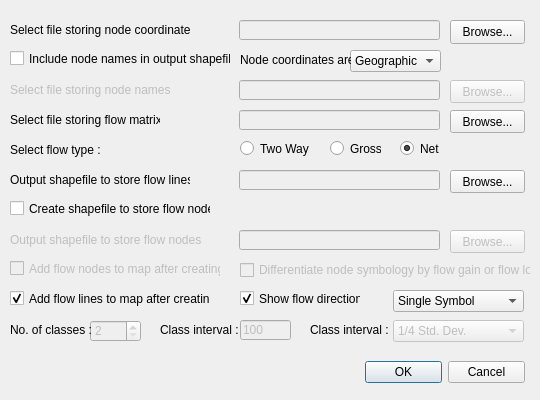
<?xml version="1.0" encoding="UTF-8"?>
<ui version="4.0">
 <class>FlowMapper</class>
 <widget class="QDialog" name="FlowMapper">
  <property name="windowModality">
   <enum>Qt::NonModal</enum>
  </property>
  <property name="geometry">
   <rect>
    <x>0</x>
    <y>0</y>
    <width>540</width>
    <height>400</height>
   </rect>
  </property>
  <property name="minimumSize">
   <size>
    <width>540</width>
    <height>400</height>
   </size>
  </property>
  <property name="maximumSize">
   <size>
    <width>540</width>
    <height>400</height>
   </size>
  </property>
  <property name="windowTitle">
   <string>Generate flow lines and nodes</string>
  </property>
  <property name="windowIcon">
   <iconset resource="resources.qrc">
    <normaloff>:/plugins/flowmapper/icon.png</normaloff>:/plugins/flowmapper/icon.png</iconset>
  </property>
  <property name="modal">
   <bool>false</bool>
  </property>
  <widget class="QDialogButtonBox" name="buttonBox">
   <property name="enabled">
    <bool>true</bool>
   </property>
   <property name="geometry">
    <rect>
     <x>365</x>
     <y>360</y>
     <width>160</width>
     <height>25</height>
    </rect>
   </property>
   <property name="orientation">
    <enum>Qt::Horizontal</enum>
   </property>
   <property name="standardButtons">
    <set>QDialogButtonBox::Cancel|QDialogButtonBox::Ok</set>
   </property>
   <property name="centerButtons">
    <bool>false</bool>
   </property>
  </widget>
  <widget class="QLineEdit" name="BrowseShapeLineEdit">
   <property name="enabled">
    <bool>false</bool>
   </property>
   <property name="geometry">
    <rect>
     <x>239</x>
     <y>170</y>
     <width>201</width>
     <height>20</height>
    </rect>
   </property>
   <property name="text">
    <string/>
   </property>
  </widget>
  <widget class="QPushButton" name="BrowseShape">
   <property name="geometry">
    <rect>
     <x>450</x>
     <y>170</y>
     <width>75</width>
     <height>23</height>
    </rect>
   </property>
   <property name="text">
    <string>Browse...</string>
   </property>
  </widget>
  <widget class="QLineEdit" name="BrowseNodesLineEdit">
   <property name="enabled">
    <bool>false</bool>
   </property>
   <property name="geometry">
    <rect>
     <x>239</x>
     <y>20</y>
     <width>201</width>
     <height>20</height>
    </rect>
   </property>
   <property name="text">
    <string/>
   </property>
  </widget>
  <widget class="QPushButton" name="BrowseNodes">
   <property name="geometry">
    <rect>
     <x>450</x>
     <y>20</y>
     <width>75</width>
     <height>24</height>
    </rect>
   </property>
   <property name="text">
    <string>Browse...</string>
   </property>
  </widget>
  <widget class="QLabel" name="label_02">
   <property name="geometry">
    <rect>
     <x>10</x>
     <y>110</y>
     <width>150</width>
     <height>20</height>
    </rect>
   </property>
   <property name="text">
    <string>Select file storing flow matrix :</string>
   </property>
  </widget>
  <widget class="QLabel" name="label_01">
   <property name="geometry">
    <rect>
     <x>10</x>
     <y>20</y>
     <width>180</width>
     <height>20</height>
    </rect>
   </property>
   <property name="text">
    <string>Select file storing node coordinates :</string>
   </property>
  </widget>
  <widget class="QLineEdit" name="BrowseMatrixLineEdit">
   <property name="enabled">
    <bool>false</bool>
   </property>
   <property name="geometry">
    <rect>
     <x>239</x>
     <y>110</y>
     <width>201</width>
     <height>20</height>
    </rect>
   </property>
   <property name="text">
    <string/>
   </property>
  </widget>
  <widget class="QPushButton" name="BrowseMatrix">
   <property name="geometry">
    <rect>
     <x>450</x>
     <y>110</y>
     <width>75</width>
     <height>23</height>
    </rect>
   </property>
   <property name="text">
    <string>Browse...</string>
   </property>
  </widget>
  <widget class="QLabel" name="label_04">
   <property name="geometry">
    <rect>
     <x>10</x>
     <y>170</y>
     <width>180</width>
     <height>20</height>
    </rect>
   </property>
   <property name="text">
    <string>Output shapefile to store flow lines :</string>
   </property>
  </widget>
  <widget class="QLabel" name="label_03">
   <property name="geometry">
    <rect>
     <x>10</x>
     <y>140</y>
     <width>101</width>
     <height>20</height>
    </rect>
   </property>
   <property name="text">
    <string>Select flow type :</string>
   </property>
  </widget>
  <widget class="QRadioButton" name="NetRadioButton">
   <property name="geometry">
    <rect>
     <x>400</x>
     <y>140</y>
     <width>41</width>
     <height>17</height>
    </rect>
   </property>
   <property name="text">
    <string>Net</string>
   </property>
   <property name="checked">
    <bool>true</bool>
   </property>
  </widget>
  <widget class="QRadioButton" name="GrossRadioButton">
   <property name="geometry">
    <rect>
     <x>330</x>
     <y>140</y>
     <width>51</width>
     <height>17</height>
    </rect>
   </property>
   <property name="text">
    <string>Gross</string>
   </property>
  </widget>
  <widget class="QRadioButton" name="TwowayRadioButton">
   <property name="geometry">
    <rect>
     <x>240</x>
     <y>140</y>
     <width>71</width>
     <height>17</height>
    </rect>
   </property>
   <property name="text">
    <string>Two Way</string>
   </property>
   <property name="checkable">
    <bool>true</bool>
   </property>
   <property name="checked">
    <bool>false</bool>
   </property>
  </widget>
  <widget class="QComboBox" name="comboBox">
   <property name="geometry">
    <rect>
     <x>350</x>
     <y>50</y>
     <width>91</width>
     <height>22</height>
    </rect>
   </property>
   <item>
    <property name="text">
     <string>Geographic</string>
    </property>
   </item>
   <item>
    <property name="text">
     <string>Cartesian</string>
    </property>
   </item>
  </widget>
  <widget class="QLabel" name="label_5">
   <property name="geometry">
    <rect>
     <x>240</x>
     <y>50</y>
     <width>111</width>
     <height>20</height>
    </rect>
   </property>
   <property name="text">
    <string>Node coordinates are</string>
   </property>
  </widget>
  <widget class="QCheckBox" name="Add2MapcheckBox">
   <property name="enabled">
    <bool>true</bool>
   </property>
   <property name="geometry">
    <rect>
     <x>10</x>
     <y>290</y>
     <width>201</width>
     <height>17</height>
    </rect>
   </property>
   <property name="text">
    <string>Add flow lines to map after creating</string>
   </property>
   <property name="checked">
    <bool>true</bool>
   </property>
  </widget>
  <widget class="QComboBox" name="comboBoxSelectSymbology">
   <property name="enabled">
    <bool>true</bool>
   </property>
   <property name="geometry">
    <rect>
     <x>393</x>
     <y>290</y>
     <width>131</width>
     <height>22</height>
    </rect>
   </property>
   <item>
    <property name="text">
     <string>Single Symbol</string>
    </property>
   </item>
   <item>
    <property name="text">
     <string>Equal Size Classes</string>
    </property>
   </item>
   <item>
    <property name="text">
     <string>Equal Interval</string>
    </property>
   </item>
   <item>
    <property name="text">
     <string>Defined Interval</string>
    </property>
   </item>
   <item>
    <property name="text">
     <string>Standard Deviation</string>
    </property>
   </item>
  </widget>
  <widget class="QSpinBox" name="spinBoxClasses">
   <property name="enabled">
    <bool>false</bool>
   </property>
   <property name="geometry">
    <rect>
     <x>90</x>
     <y>320</y>
     <width>51</width>
     <height>22</height>
    </rect>
   </property>
   <property name="minimum">
    <number>2</number>
   </property>
   <property name="value">
    <number>2</number>
   </property>
  </widget>
  <widget class="QLineEdit" name="lineEditInterval">
   <property name="enabled">
    <bool>false</bool>
   </property>
   <property name="geometry">
    <rect>
     <x>240</x>
     <y>320</y>
     <width>51</width>
     <height>20</height>
    </rect>
   </property>
   <property name="layoutDirection">
    <enum>Qt::LeftToRight</enum>
   </property>
   <property name="text">
    <string>100</string>
   </property>
   <property name="alignment">
    <set>Qt::AlignLeading|Qt::AlignLeft|Qt::AlignVCenter</set>
   </property>
  </widget>
  <widget class="QLabel" name="label_6">
   <property name="geometry">
    <rect>
     <x>160</x>
     <y>320</y>
     <width>81</width>
     <height>20</height>
    </rect>
   </property>
   <property name="text">
    <string>Class interval :</string>
   </property>
  </widget>
  <widget class="QLabel" name="label_7">
   <property name="geometry">
    <rect>
     <x>10</x>
     <y>320</y>
     <width>81</width>
     <height>20</height>
    </rect>
   </property>
   <property name="text">
    <string>No. of classes :</string>
   </property>
  </widget>
  <widget class="QComboBox" name="comboBoxSelectStdDev">
   <property name="enabled">
    <bool>false</bool>
   </property>
   <property name="geometry">
    <rect>
     <x>393</x>
     <y>320</y>
     <width>131</width>
     <height>22</height>
    </rect>
   </property>
   <item>
    <property name="text">
     <string>1/4 Std. Dev.</string>
    </property>
   </item>
   <item>
    <property name="text">
     <string>1/2 Std. Dev.</string>
    </property>
   </item>
   <item>
    <property name="text">
     <string>1 Std. Dev.</string>
    </property>
   </item>
   <item>
    <property name="text">
     <string>2 Std. Dev.</string>
    </property>
   </item>
  </widget>
  <widget class="QLabel" name="label_8">
   <property name="geometry">
    <rect>
     <x>310</x>
     <y>320</y>
     <width>81</width>
     <height>20</height>
    </rect>
   </property>
   <property name="text">
    <string>Class interval :</string>
   </property>
  </widget>
  <widget class="QCheckBox" name="ShowDirectioncheckBox">
   <property name="enabled">
    <bool>true</bool>
   </property>
   <property name="geometry">
    <rect>
     <x>240</x>
     <y>290</y>
     <width>121</width>
     <height>17</height>
    </rect>
   </property>
   <property name="text">
    <string>Show flow direction</string>
   </property>
   <property name="checked">
    <bool>true</bool>
   </property>
  </widget>
  <widget class="QPushButton" name="BrowseNodeNames">
   <property name="enabled">
    <bool>false</bool>
   </property>
   <property name="geometry">
    <rect>
     <x>450</x>
     <y>80</y>
     <width>75</width>
     <height>23</height>
    </rect>
   </property>
   <property name="text">
    <string>Browse...</string>
   </property>
  </widget>
  <widget class="QLabel" name="label_3">
   <property name="enabled">
    <bool>false</bool>
   </property>
   <property name="geometry">
    <rect>
     <x>10</x>
     <y>80</y>
     <width>161</width>
     <height>20</height>
    </rect>
   </property>
   <property name="text">
    <string>Select file storing node names :</string>
   </property>
  </widget>
  <widget class="QLineEdit" name="BrowseNodeNamesLineEdit">
   <property name="enabled">
    <bool>false</bool>
   </property>
   <property name="geometry">
    <rect>
     <x>239</x>
     <y>80</y>
     <width>201</width>
     <height>20</height>
    </rect>
   </property>
   <property name="text">
    <string/>
   </property>
  </widget>
  <widget class="QCheckBox" name="IncludeNodeNamescheckBox">
   <property name="enabled">
    <bool>true</bool>
   </property>
   <property name="geometry">
    <rect>
     <x>10</x>
     <y>50</y>
     <width>221</width>
     <height>17</height>
    </rect>
   </property>
   <property name="text">
    <string>Include node names in output shapefile</string>
   </property>
   <property name="checked">
    <bool>false</bool>
   </property>
  </widget>
  <widget class="QLabel" name="label_9">
   <property name="enabled">
    <bool>false</bool>
   </property>
   <property name="geometry">
    <rect>
     <x>10</x>
     <y>230</y>
     <width>191</width>
     <height>20</height>
    </rect>
   </property>
   <property name="text">
    <string>Output shapefile to store flow nodes :</string>
   </property>
  </widget>
  <widget class="QLineEdit" name="BrowseShapeNodesLineEdit">
   <property name="enabled">
    <bool>false</bool>
   </property>
   <property name="geometry">
    <rect>
     <x>239</x>
     <y>230</y>
     <width>201</width>
     <height>20</height>
    </rect>
   </property>
   <property name="text">
    <string/>
   </property>
  </widget>
  <widget class="QPushButton" name="BrowseShapeNodes">
   <property name="enabled">
    <bool>false</bool>
   </property>
   <property name="geometry">
    <rect>
     <x>450</x>
     <y>230</y>
     <width>75</width>
     <height>23</height>
    </rect>
   </property>
   <property name="text">
    <string>Browse...</string>
   </property>
  </widget>
  <widget class="QCheckBox" name="CreateFlowNodescheckBox">
   <property name="enabled">
    <bool>true</bool>
   </property>
   <property name="geometry">
    <rect>
     <x>10</x>
     <y>200</y>
     <width>201</width>
     <height>17</height>
    </rect>
   </property>
   <property name="text">
    <string>Create shapefile to store flow nodes</string>
   </property>
   <property name="checked">
    <bool>false</bool>
   </property>
  </widget>
  <widget class="QCheckBox" name="AddNodes2MapcheckBox">
   <property name="enabled">
    <bool>false</bool>
   </property>
   <property name="geometry">
    <rect>
     <x>10</x>
     <y>260</y>
     <width>211</width>
     <height>17</height>
    </rect>
   </property>
   <property name="text">
    <string>Add flow nodes to map after creating</string>
   </property>
   <property name="checked">
    <bool>false</bool>
   </property>
  </widget>
  <widget class="QCheckBox" name="DifNodeSymbologycheckBox">
   <property name="enabled">
    <bool>false</bool>
   </property>
   <property name="geometry">
    <rect>
     <x>240</x>
     <y>260</y>
     <width>291</width>
     <height>20</height>
    </rect>
   </property>
   <property name="text">
    <string>Differentiate node symbology by flow gain or flow loss</string>
   </property>
   <property name="checked">
    <bool>false</bool>
   </property>
  </widget>
 </widget>
 <tabstops>
  <tabstop>BrowseNodesLineEdit</tabstop>
  <tabstop>BrowseNodes</tabstop>
  <tabstop>IncludeNodeNamescheckBox</tabstop>
  <tabstop>comboBox</tabstop>
  <tabstop>BrowseNodeNamesLineEdit</tabstop>
  <tabstop>BrowseNodeNames</tabstop>
  <tabstop>BrowseMatrixLineEdit</tabstop>
  <tabstop>BrowseMatrix</tabstop>
  <tabstop>TwowayRadioButton</tabstop>
  <tabstop>GrossRadioButton</tabstop>
  <tabstop>NetRadioButton</tabstop>
  <tabstop>BrowseShapeLineEdit</tabstop>
  <tabstop>BrowseShape</tabstop>
  <tabstop>CreateFlowNodescheckBox</tabstop>
  <tabstop>BrowseShapeNodesLineEdit</tabstop>
  <tabstop>BrowseShapeNodes</tabstop>
  <tabstop>AddNodes2MapcheckBox</tabstop>
  <tabstop>DifNodeSymbologycheckBox</tabstop>
  <tabstop>Add2MapcheckBox</tabstop>
  <tabstop>ShowDirectioncheckBox</tabstop>
  <tabstop>comboBoxSelectSymbology</tabstop>
  <tabstop>spinBoxClasses</tabstop>
  <tabstop>lineEditInterval</tabstop>
  <tabstop>comboBoxSelectStdDev</tabstop>
  <tabstop>buttonBox</tabstop>
 </tabstops>
 <resources>
  <include location="resources.qrc"/>
 </resources>
 <connections>
  <connection>
   <sender>buttonBox</sender>
   <signal>accepted()</signal>
   <receiver>FlowMapper</receiver>
   <slot>accept()</slot>
   <hints>
    <hint type="sourcelabel">
     <x>519</x>
     <y>364</y>
    </hint>
    <hint type="destinationlabel">
     <x>155</x>
     <y>156</y>
    </hint>
   </hints>
  </connection>
  <connection>
   <sender>buttonBox</sender>
   <signal>rejected()</signal>
   <receiver>FlowMapper</receiver>
   <slot>reject()</slot>
   <hints>
    <hint type="sourcelabel">
     <x>480</x>
     <y>361</y>
    </hint>
    <hint type="destinationlabel">
     <x>292</x>
     <y>156</y>
    </hint>
   </hints>
  </connection>
  <connection>
   <sender>Add2MapcheckBox</sender>
   <signal>toggled(bool)</signal>
   <receiver>comboBoxSelectSymbology</receiver>
   <slot>setEnabled(bool)</slot>
   <hints>
    <hint type="sourcelabel">
     <x>37</x>
     <y>298</y>
    </hint>
    <hint type="destinationlabel">
     <x>433</x>
     <y>291</y>
    </hint>
   </hints>
  </connection>
  <connection>
   <sender>comboBoxSelectSymbology</sender>
   <signal>currentIndexChanged(int)</signal>
   <receiver>comboBoxSelectSymbology</receiver>
   <slot>setCurrentIndex(int)</slot>
   <hints>
    <hint type="sourcelabel">
     <x>409</x>
     <y>304</y>
    </hint>
    <hint type="destinationlabel">
     <x>451</x>
     <y>307</y>
    </hint>
   </hints>
  </connection>
  <connection>
   <sender>GrossRadioButton</sender>
   <signal>clicked(bool)</signal>
   <receiver>ShowDirectioncheckBox</receiver>
   <slot>toggle()</slot>
   <hints>
    <hint type="sourcelabel">
     <x>344</x>
     <y>147</y>
    </hint>
    <hint type="destinationlabel">
     <x>313</x>
     <y>298</y>
    </hint>
   </hints>
  </connection>
  <connection>
   <sender>GrossRadioButton</sender>
   <signal>clicked(bool)</signal>
   <receiver>ShowDirectioncheckBox</receiver>
   <slot>setDisabled(bool)</slot>
   <hints>
    <hint type="sourcelabel">
     <x>369</x>
     <y>152</y>
    </hint>
    <hint type="destinationlabel">
     <x>340</x>
     <y>300</y>
    </hint>
   </hints>
  </connection>
  <connection>
   <sender>TwowayRadioButton</sender>
   <signal>clicked(bool)</signal>
   <receiver>ShowDirectioncheckBox</receiver>
   <slot>setEnabled(bool)</slot>
   <hints>
    <hint type="sourcelabel">
     <x>270</x>
     <y>150</y>
    </hint>
    <hint type="destinationlabel">
     <x>268</x>
     <y>298</y>
    </hint>
   </hints>
  </connection>
  <connection>
   <sender>NetRadioButton</sender>
   <signal>clicked(bool)</signal>
   <receiver>ShowDirectioncheckBox</receiver>
   <slot>setEnabled(bool)</slot>
   <hints>
    <hint type="sourcelabel">
     <x>425</x>
     <y>146</y>
    </hint>
    <hint type="destinationlabel">
     <x>288</x>
     <y>293</y>
    </hint>
   </hints>
  </connection>
  <connection>
   <sender>IncludeNodeNamescheckBox</sender>
   <signal>toggled(bool)</signal>
   <receiver>label_3</receiver>
   <slot>setEnabled(bool)</slot>
   <hints>
    <hint type="sourcelabel">
     <x>18</x>
     <y>61</y>
    </hint>
    <hint type="destinationlabel">
     <x>85</x>
     <y>94</y>
    </hint>
   </hints>
  </connection>
  <connection>
   <sender>IncludeNodeNamescheckBox</sender>
   <signal>toggled(bool)</signal>
   <receiver>BrowseNodeNames</receiver>
   <slot>setEnabled(bool)</slot>
   <hints>
    <hint type="sourcelabel">
     <x>190</x>
     <y>57</y>
    </hint>
    <hint type="destinationlabel">
     <x>486</x>
     <y>80</y>
    </hint>
   </hints>
  </connection>
  <connection>
   <sender>CreateFlowNodescheckBox</sender>
   <signal>clicked(bool)</signal>
   <receiver>AddNodes2MapcheckBox</receiver>
   <slot>setEnabled(bool)</slot>
   <hints>
    <hint type="sourcelabel">
     <x>208</x>
     <y>207</y>
    </hint>
    <hint type="destinationlabel">
     <x>32</x>
     <y>269</y>
    </hint>
   </hints>
  </connection>
  <connection>
   <sender>CreateFlowNodescheckBox</sender>
   <signal>clicked(bool)</signal>
   <receiver>AddNodes2MapcheckBox</receiver>
   <slot>setChecked(bool)</slot>
   <hints>
    <hint type="sourcelabel">
     <x>184</x>
     <y>211</y>
    </hint>
    <hint type="destinationlabel">
     <x>72</x>
     <y>275</y>
    </hint>
   </hints>
  </connection>
  <connection>
   <sender>CreateFlowNodescheckBox</sender>
   <signal>clicked(bool)</signal>
   <receiver>BrowseShapeNodes</receiver>
   <slot>setEnabled(bool)</slot>
   <hints>
    <hint type="sourcelabel">
     <x>93</x>
     <y>212</y>
    </hint>
    <hint type="destinationlabel">
     <x>465</x>
     <y>242</y>
    </hint>
   </hints>
  </connection>
  <connection>
   <sender>CreateFlowNodescheckBox</sender>
   <signal>clicked(bool)</signal>
   <receiver>label_9</receiver>
   <slot>setEnabled(bool)</slot>
   <hints>
    <hint type="sourcelabel">
     <x>64</x>
     <y>209</y>
    </hint>
    <hint type="destinationlabel">
     <x>75</x>
     <y>237</y>
    </hint>
   </hints>
  </connection>
  <connection>
   <sender>CreateFlowNodescheckBox</sender>
   <signal>clicked(bool)</signal>
   <receiver>DifNodeSymbologycheckBox</receiver>
   <slot>setChecked(bool)</slot>
   <hints>
    <hint type="sourcelabel">
     <x>194</x>
     <y>209</y>
    </hint>
    <hint type="destinationlabel">
     <x>363</x>
     <y>269</y>
    </hint>
   </hints>
  </connection>
  <connection>
   <sender>CreateFlowNodescheckBox</sender>
   <signal>clicked(bool)</signal>
   <receiver>DifNodeSymbologycheckBox</receiver>
   <slot>setEnabled(bool)</slot>
   <hints>
    <hint type="sourcelabel">
     <x>156</x>
     <y>215</y>
    </hint>
    <hint type="destinationlabel">
     <x>287</x>
     <y>274</y>
    </hint>
   </hints>
  </connection>
  <connection>
   <sender>AddNodes2MapcheckBox</sender>
   <signal>clicked(bool)</signal>
   <receiver>DifNodeSymbologycheckBox</receiver>
   <slot>setChecked(bool)</slot>
   <hints>
    <hint type="sourcelabel">
     <x>119</x>
     <y>269</y>
    </hint>
    <hint type="destinationlabel">
     <x>383</x>
     <y>270</y>
    </hint>
   </hints>
  </connection>
  <connection>
   <sender>AddNodes2MapcheckBox</sender>
   <signal>clicked(bool)</signal>
   <receiver>DifNodeSymbologycheckBox</receiver>
   <slot>setEnabled(bool)</slot>
   <hints>
    <hint type="sourcelabel">
     <x>118</x>
     <y>264</y>
    </hint>
    <hint type="destinationlabel">
     <x>360</x>
     <y>269</y>
    </hint>
   </hints>
  </connection>
 </connections>
 <slots>
  <slot>comboBoxIndexChanged()</slot>
 </slots>
</ui>
